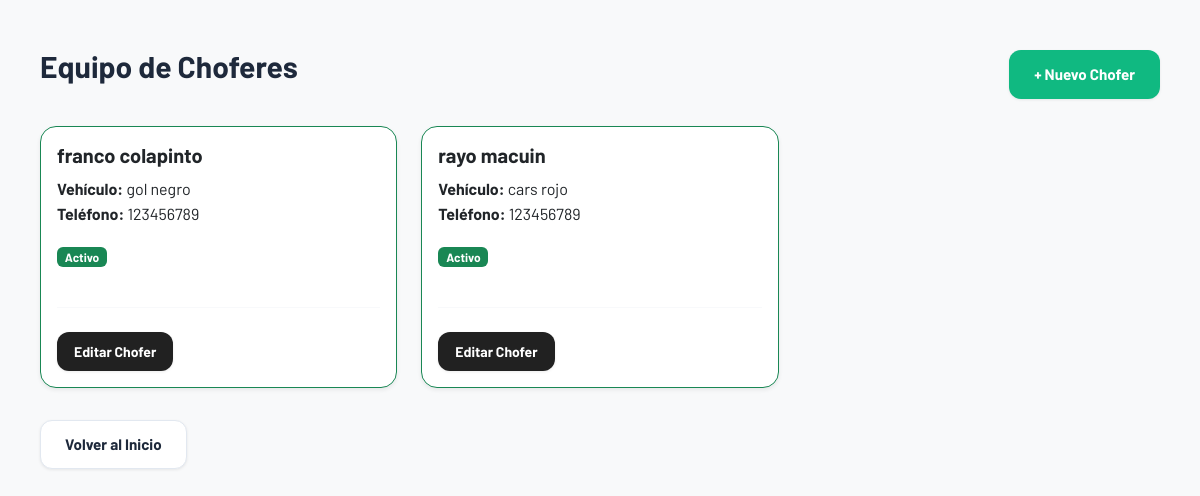
/choferes/ (signed in), run on the app's committed database.
### stock/models.py (models this page shows, shortened)
class Chofer(models.Model):
    nombre_completo = models.CharField(max_length=200, verbose_name="Nombre Completo")
    telefono = models.CharField(max_length=20)
    vehiculo = models.CharField(max_length=100, verbose_name="Vehículo/Patente")
    pin = models.CharField(
        max_length=6,
        verbose_name="PIN",
        help_text="PIN numérico del chofer"
    )
    activo = models.BooleanField(default=True, verbose_name="Activo")
    notas = models.TextField(blank=True, null=True, verbose_name="Notas/Descripción")
    fecha_registro = models.DateTimeField(auto_now_add=True)
    class Meta:
        verbose_name = "Chofer"
        verbose_name_plural = "Choferes"
        ordering = ['nombre_completo']

### stock/views.py (the view)
# urls.py: path('choferes/', views.lista_choferes, name='lista_choferes'),
@login_required
def lista_choferes(request):
    choferes = Chofer.objects.all()
    return render(request, 'envios/lista_choferes.html', {'choferes': choferes})

### stock/templates/envios/lista_choferes.html (shortened to what this page needs)
{% load static %}
<!DOCTYPE html>
<html lang="es">
<head>
<link rel="stylesheet" href="{% static 'css/bootstrap.min.css' %}">
     <link rel="stylesheet" href="{% static 'css/style.css' %}"></head>
<body class="bg-light">
    <div class="container mt-4">
        <div class="d-flex justify-content-between align-items-center mb-4">
            <h2>Equipo de Choferes</h2>
            <a href="{% url 'crear_chofer' %}" class="btn btn-success">+ Nuevo Chofer</a>
        </div>
        <div class="row">
            {% for ch in choferes %}
            <div class="col-md-4 mb-3">
                <div class="card shadow-sm border-{% if ch.activo %}success{% else %}danger{% endif %}">
                    <div class="card-body">
                        <h5 class="card-title">{{ ch.nombre_completo }}</h5>
                        <p class="card-text">
                            <strong>Vehículo:</strong> {{ ch.vehiculo }}<br>
                            <strong>Teléfono:</strong> {{ ch.telefono }}
                        </p>
                        <span class="badge {% if ch.activo %}bg-success{% else %}bg-danger{% endif %} mb-3">
                            {% if ch.activo %}Activo{% else %}Inactivo{% endif %}
                        </span>
                        <hr>
                        <a href="{% url 'editar_chofer' ch.id %}" class="btn btn-sm btn-primary">Editar Chofer</a>
                    </div>
                </div>
            </div>
            {% endfor %}
        </div>
        <a href="{% url 'home' %}" class="btn btn-secondary mt-3">Volver al Inicio</a>
    </div>
</body>
</html>

### stock/static/css/style.css (style rules this page uses)
:root { --primary-color: #212121; --primary-hover: #000000; --primary-light: #424242; --accent-color: #F5C518; --accent-hover: #e0b415; --accent-light: #fef9e0; --secondary-color: #64748b; --secondary-hover: #475569; --success-color: #10b981; --success-hover: #059669; --danger-color: #ef4444; --danger-hover: #dc2626; --warning-color: #f59e0b; --info-color: #3b82f6; --bg-body: #f1f5f9; --bg-card: #ffffff; --bg-header: #212121; --bg-hover: #fffbea; --text-main: #1e293b; --text-muted: #64748b; --text-light: #94a3b8; --text-white: #ffffff; --text-accent: #F5C518; --border-color: #e2e8f0; --border-light: #f1f5f9; --border-accent: #F5C518; --radius-sm: 0.5rem; --radius-md: 0.75rem; --radius-lg: 1rem; --shadow-sm: 0 1px 3px 0 rgb(0 0 0 / 0.08); --shadow-md: 0 4px 6px -1px rgba(0,0,0,0.10), 0 2px 4px -2px rgba(0,0,0,0.05); --shadow-lg: 0 10px 20px -3px rgba(0,0,0,0.10), 0 4px 8px -4px rgba(0,0,0,0.08); --transition-fast: all 0.15s ease-in-out; --transition-base: all 0.25s ease-in-out; --space-xs: 0.5rem; --space-sm: 0.75rem; --space-md: 1rem; --space-lg: 1.5rem; --space-xl: 2rem; }
* { margin: 0; padding: 0; box-sizing: border-box; }
html { font-size: 16px; scroll-behavior: smooth; }
body { font-family: 'Barlow', -apple-system, BlinkMacSystemFont, 'Segoe UI', sans-serif; background: #e8e8e8; color: var(--text-main); line-height: 1.6; -webkit-font-smoothing: antialiased; min-height: 100vh; padding: var(--space-lg); }
h1, h2, h3, h4, h5, h6 { font-family: 'Barlow', sans-serif; color: var(--text-main); font-weight: 700; line-height: 1.25; margin-bottom: var(--space-md); }
h2 { font-size: clamp(1.5rem, 4vw, 1.875rem); }
a { text-decoration: none; color: var(--primary-color); transition: var(--transition-fast); }
.container { max-width: 1200px; margin: 0 auto; padding: 0 var(--space-md); animation: fadeIn 0.35s ease-out; }
.card { background: var(--bg-card); border-radius: var(--radius-lg); border: 1px solid var(--border-color); box-shadow: var(--shadow-sm); transition: var(--transition-base); overflow: hidden; }
.btn { display: inline-flex; align-items: center; justify-content: center; gap: var(--space-xs); padding: 0.75rem 1.5rem; font-size: 0.95rem; font-weight: 700; border-radius: var(--radius-md); border: 1px solid transparent; cursor: pointer; transition: var(--transition-fast); box-shadow: var(--shadow-sm); min-height: 44px; white-space: nowrap; text-decoration: none; }
.btn-primary { background: var(--primary-color); color: var(--text-white); }
.btn-secondary { background: var(--bg-card); border-color: var(--border-color); color: var(--text-main); }
.btn-success { background: var(--success-color); color: var(--text-white); }
.btn-sm { padding: 0.5rem 1rem; font-size: 0.875rem; min-height: 38px; }
.row { display: flex; flex-wrap: wrap; margin: 0 calc(var(--space-sm) * -1); }
.col-md-3, .col-md-4, .col-md-5, .col-md-6, .col-md-8, .col-md-12 { padding: 0 var(--space-sm); width: 100%; flex: 0 0 100%; }
.d-flex { display: flex; }
.justify-content-between { justify-content: space-between; }
.align-items-center { align-items: center; }
.mb-3 { margin-bottom: var(--space-md) !important; }
.mb-4 { margin-bottom: var(--space-lg) !important; }
.mt-3 { margin-top: var(--space-md); }
.mt-4 { margin-top: var(--space-lg); }
.bg-light { background-color: var(--bg-body); }
.shadow-sm { box-shadow: var(--shadow-sm); }
hr { border: 0; height: 1px; background-color: var(--border-color); margin: var(--space-lg) 0; }
@media (min-width: 992px) { .col-md-4 { flex: 0 0 33.333%; max-width: 33.333%; } }

### data on the page
Chofer: nombre_completo "franco colapinto", vehiculo "gol negro", telefono "123456789", activo "Activo"
Chofer: nombre_completo "rayo macuin", vehiculo "cars rojo", telefono "123456789", activo "Activo"
